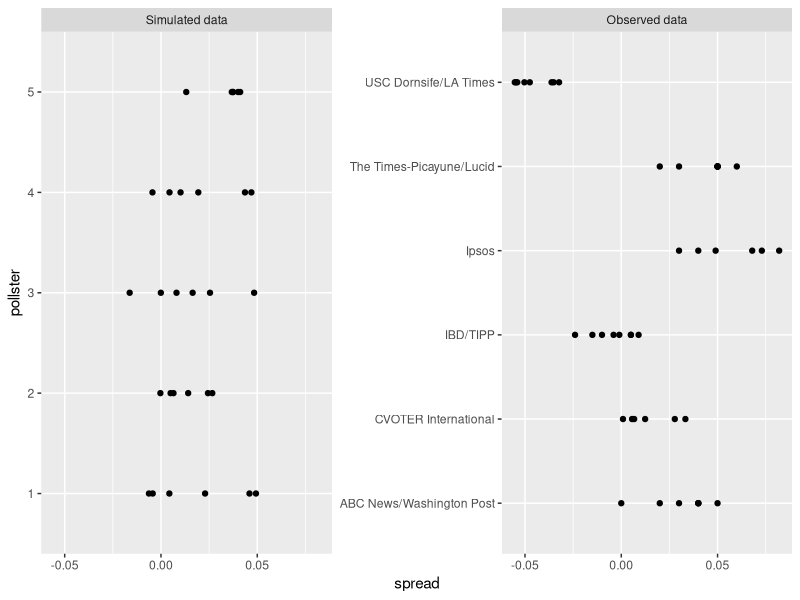
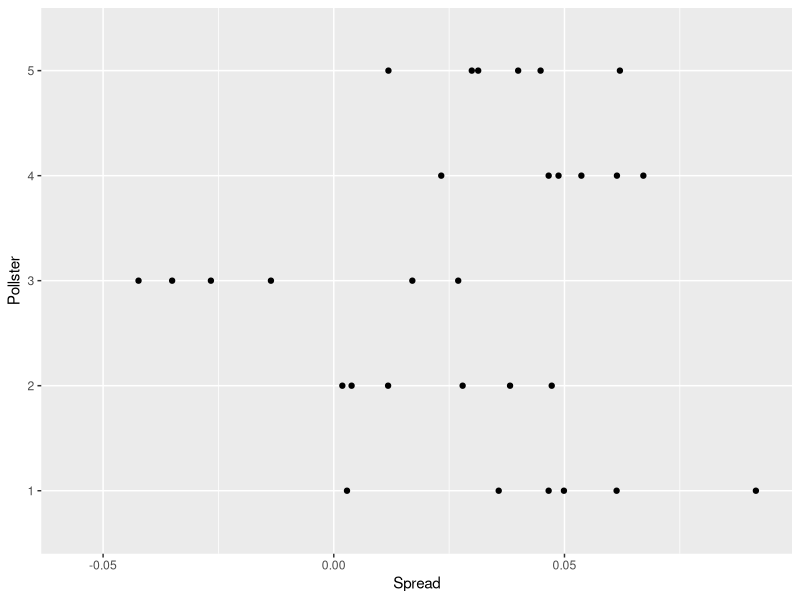
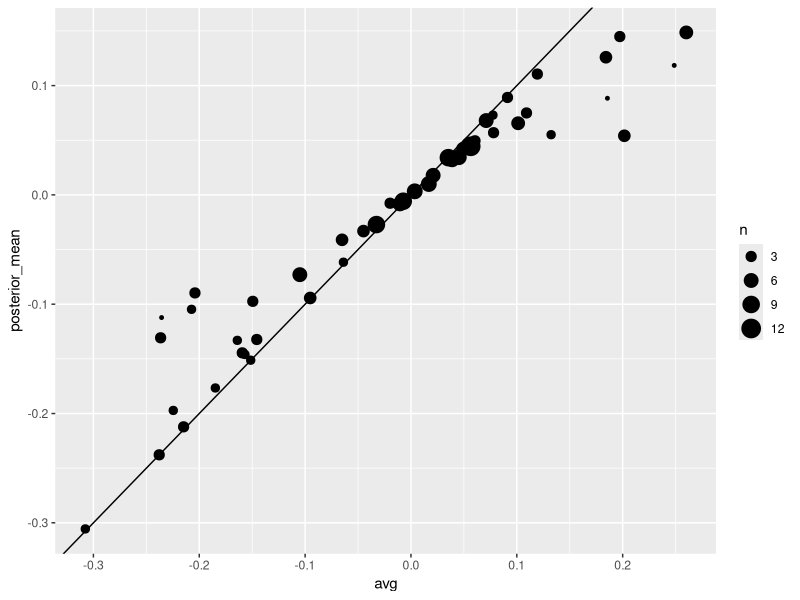
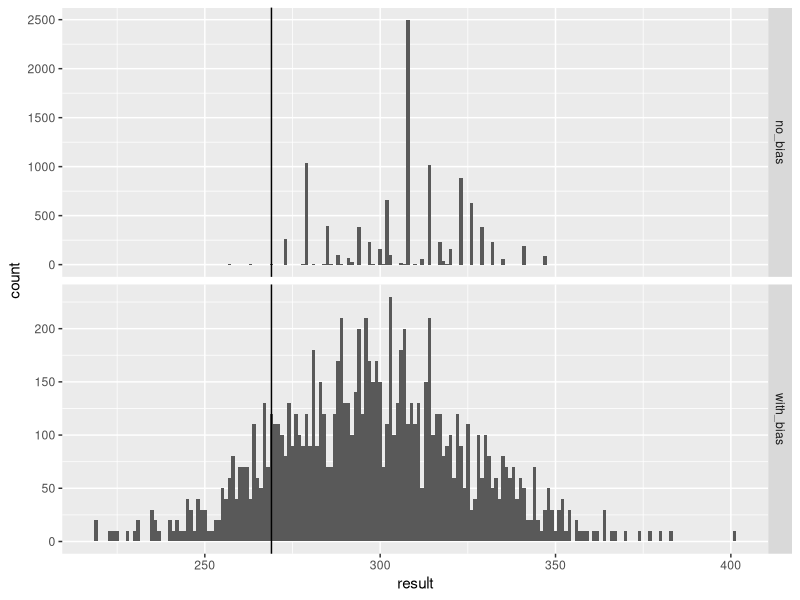
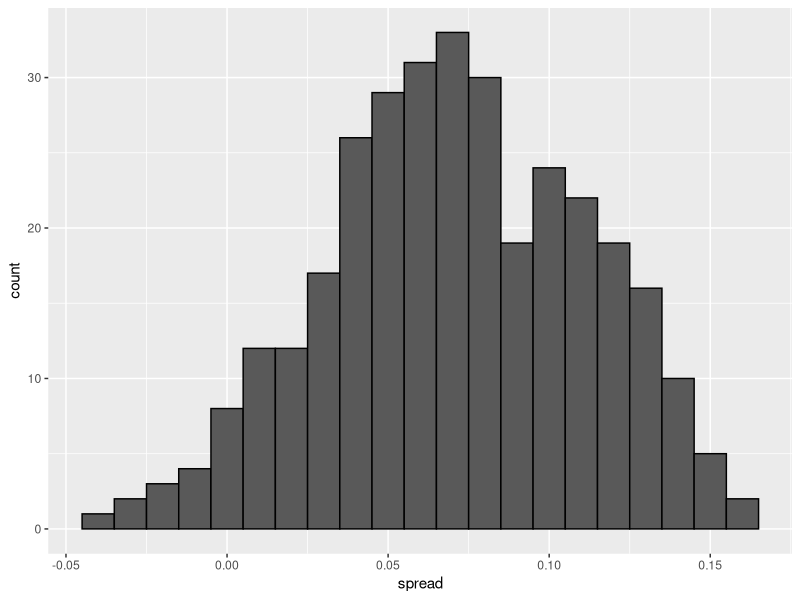
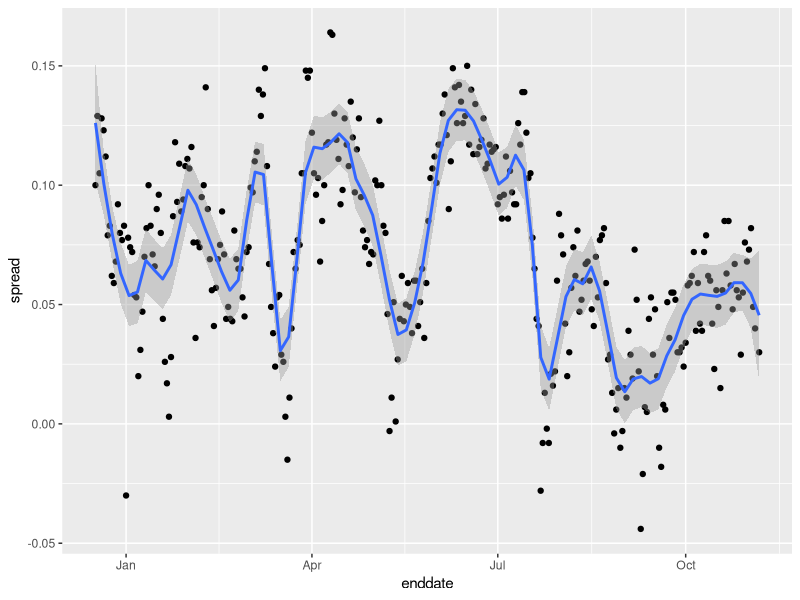
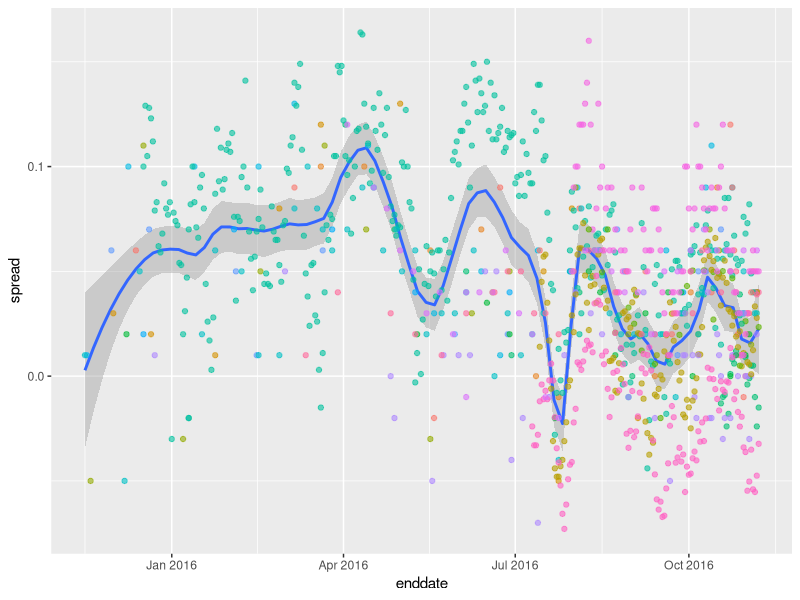
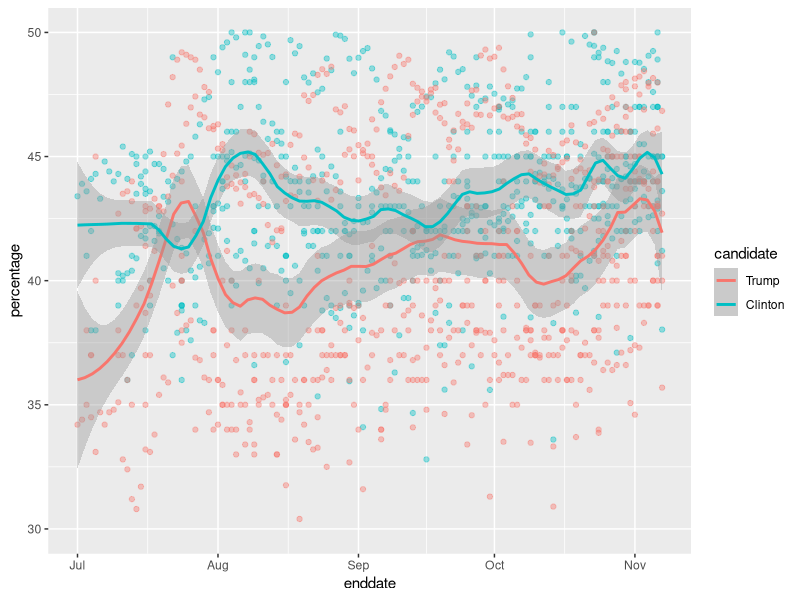

These charts were generated, in order, by the following R code:
## ---- chunk 1
#| echo: false
#| message: false
#| warning: false
#| cache: false
#| 
library(tidyverse)
library(dslabs)
## ---- chunk 2
#knitr::include_graphics(file.path(img_path, "pollster-2016-predictions.png"))
tmp <- data.frame(NYT = "  85%", `538` = "  71%", HuffPost = "  98%", PW = "  89%", PEC = " >99%", DK = "  92%", Cook = " Lean Dem", Roth = " Lean Dem", check.names = FALSE, row.names = "Win Prob")
if(knitr::is_html_output()){
  knitr::kable(tmp, "html") |>
    kableExtra::kable_styling(bootstrap_options = "striped", full_width = FALSE)
} else{
  knitr::kable(tmp, "latex", booktabs = TRUE) |>
    kableExtra::kable_styling(font_size = 8)
}
## ---- chunk 3
set.seed(3)
J <- 6
N <- 2000
mu <- .021
p <- (mu + 1)/2
X <- rnorm(J, mu, 2 * sqrt(p * (1 - p) / N))
## ---- chunk 4
I <- 5
J <- 6
N <- 2000
X <- sapply(1:I, function(i){
  rnorm(J, mu, 2 * sqrt(p * (1 - p) / N))
})
## ---- chunk 5
polls <- polls_us_election_2016 |> 
  filter(enddate >= "2016-10-31" & state == "U.S.") |>
  mutate(spread = rawpoll_clinton/100 - rawpoll_trump/100)

polls |> group_by(pollster) |> 
  filter(n() >= 6) |> 
  ungroup() |>
  select(pollster, spread) |>
  mutate(type = "Observed data", pollster = as.character(pollster)) |>
  bind_rows(tibble(spread = as.vector(X) , 
                      pollster = rep(as.character(1:I), each=J),
                      type = "Simulated data")) |>
  mutate(type = factor(type, levels = c("Simulated data", "Observed data"))) |>
  ggplot(aes(pollster, spread)) + 
  geom_point() + 
  coord_flip() +
  facet_wrap( ~ type, scales = "free_y")
## ---- chunk 6
I <- 5
J <- 6
N <- 2000
mu <- .021
p <- (mu + 1) / 2
h <- rnorm(I, 0, 0.025)
X <- sapply(1:I, function(i){
  mu + h[i] + rnorm(J, 0, 2 * sqrt(p * (1 - p) / N))
})
## ---- chunk 7
data.frame(Spread = as.vector(X) , Pollster = as.factor(rep(1:I, each = J))) |>
  ggplot(aes(Pollster, Spread)) +
  geom_point() +
  scale_y_continuous(limits = c(-0.056, 0.092)) +
  coord_flip()
## ---- chunk 8
polls <- polls_us_election_2016 |> 
  filter(state == "U.S." & enddate >= "2016-10-31" &
           (grade %in% c("A+","A","A-","B+") | is.na(grade))) |> 
  mutate(spread = rawpoll_clinton/100 - rawpoll_trump/100)

one_poll_per_pollster <- polls |> group_by(pollster) |> 
  filter(enddate == max(enddate)) |>
  ungroup()
## ---- chunk 9
x_bar <- mean(one_poll_per_pollster$spread)
## ---- chunk 10
s2 <- with(one_poll_per_pollster, sd(spread)^2 / length(spread))
## ---- chunk 11
sigma_b <- 0.025
se <- sqrt(s2 + sigma_b^2)
## ---- chunk 12
mu <- 0
tau <- 0.035
B <- se^2 / (se^2 + tau^2)
posterior_mean <- B*mu + (1-B)*x_bar
posterior_se <- sqrt( 1/ (1/se^2 + 1/tau^2))

1 - pnorm(0, posterior_mean, posterior_se)
## ---- chunk 13
results_us_election_2016 |> top_n(5, electoral_votes)
## ---- chunk 14
results <- polls_us_election_2016 |>
  filter(state!="U.S." & 
           !grepl("CD", state) & 
           enddate >="2016-10-31" & 
           (grade %in% c("A+","A","A-","B+") | is.na(grade))) |>
  mutate(spread = rawpoll_clinton/100 - rawpoll_trump/100) |>
  group_by(state) |>
  summarize(avg = mean(spread), sd = sd(spread), n = n()) |>
  mutate(state = as.character(state))
## ---- chunk 15
results |> arrange(abs(avg))
## ---- chunk 16
results <- left_join(results, results_us_election_2016, by = "state")
## ---- chunk 17
results_us_election_2016 |> filter(!state %in% results$state) |> 
  pull(state)
## ---- chunk 18
results <- results |>
  mutate(sd = ifelse(is.na(sd), median(results$sd, na.rm = TRUE), sd))
## ---- chunk 19
mu <- 0
tau <- 0.02
results |> mutate(sigma = sd/sqrt(n), 
                   B = sigma^2 / (sigma^2 + tau^2),
                   posterior_mean = B * mu + (1 - B) * avg,
                   posterior_se = sqrt(1/ (1/sigma^2 + 1/tau^2)))
## ---- chunk 20
results |> mutate(sigma = sd / sqrt(n), 
                   B = sigma^2 / (sigma^2 + tau^2),
                   posterior_mean = B * mu + (1 - B) * avg,
                   posterior_se = sqrt(1/ (1/sigma^2 + 1/tau^2))) |>
  ggplot(aes(avg, posterior_mean, size = n)) + geom_point() + 
  geom_abline(slope = 1, intercept = 0)
## ---- chunk 21
B <- 10000
mu <- 0
tau <- 0.02
clinton_EV <- replicate(B, {
  results |> mutate(sigma = sd/sqrt(n), 
                   B = sigma^2 / (sigma^2 + tau^2),
                   posterior_mean = B * mu + (1 - B) * avg,
                   posterior_se = sqrt(1 / (1/sigma^2 + 1/tau^2)),
                   result = rnorm(length(posterior_mean), 
                                  posterior_mean, posterior_se),
                   clinton = ifelse(result > 0, electoral_votes, 0)) |> 
    summarize(clinton = sum(clinton)) |> 
    pull(clinton) + 7
})

mean(clinton_EV > 269)
## ---- chunk 22
tau <- 0.02
bias_sd <- 0.03
clinton_EV_2 <- replicate(1000, {
  results |> mutate(sigma = sqrt(sd^2/n  + bias_sd^2),  
                   B = sigma^2 / (sigma^2 + tau^2),
                   posterior_mean = B*mu + (1-B)*avg,
                   posterior_se = sqrt( 1/ (1/sigma^2 + 1/tau^2)),
                   result = rnorm(length(posterior_mean), 
                                  posterior_mean, posterior_se),
                   clinton = ifelse(result>0, electoral_votes, 0)) |> 
    summarize(clinton = sum(clinton) + 7) |> 
    pull(clinton)
})
mean(clinton_EV_2 > 269)
## ---- chunk 23
data.frame(no_bias=clinton_EV, with_bias=clinton_EV_2) |> gather(approach, result) |>
  ggplot(aes(result)) + 
  geom_histogram(binwidth = 1) +
  geom_vline(xintercept = 269) +
  facet_grid(approach~., scales="free")
## ---- chunk 24
one_pollster <- polls_us_election_2016 |> 
  filter(pollster == "Ipsos" & state == "U.S.") |> 
  mutate(spread = rawpoll_clinton/100 - rawpoll_trump/100)
## ---- chunk 25
se <- one_pollster |> 
  summarize(empirical = sd(spread), 
            theoretical = 2 * sqrt(mean(spread) * (1 - mean(spread)) /
                                     min(samplesize)))
se
## ---- chunk 26
one_pollster |> ggplot(aes(spread)) + geom_histogram(binwidth = 0.01,  color = I("black"))
## ---- chunk 27
one_pollster |> ggplot(aes(enddate, spread)) + 
  geom_point() + 
  geom_smooth(method = "loess", span = 0.1)
## ---- chunk 28
polls_us_election_2016 |>
  filter(state == "U.S.") |>
  group_by(pollster) |>
  filter(n()>=10) |>
  ungroup() |>
  mutate(spread = rawpoll_clinton/100 - rawpoll_trump/100) |>
  ggplot(aes(enddate, spread)) + 
  geom_smooth(method = "loess", span = 0.1) + 
  geom_point(aes(color=pollster), show.legend = FALSE, alpha=0.6) 
## ---- chunk 29
polls_us_election_2016 |>
  filter(state == "U.S." & enddate>="2016-07-01") |>
  select(enddate, pollster, rawpoll_clinton, rawpoll_trump) |>
  rename(Clinton = rawpoll_clinton, Trump = rawpoll_trump) |>
  gather(candidate, percentage, -enddate, -pollster) |> 
  mutate(candidate = factor(candidate, levels = c("Trump","Clinton")))|>
  group_by(pollster) |>
  filter(n()>=10) |>
  ungroup() |>
  ggplot(aes(enddate, percentage, color = candidate)) +  
  geom_point(show.legend = FALSE, alpha=0.4)  + 
  geom_smooth(method = "loess", span = 0.15) +
  scale_y_continuous(limits = c(30,50))
## ---- chunk 30
library(tidyverse)
library(dslabs)
polls <- polls_us_election_2016 |> 
  filter(state != "U.S." & enddate >= "2016-10-31") |> 
  mutate(spread = rawpoll_clinton/100 - rawpoll_trump/100)
